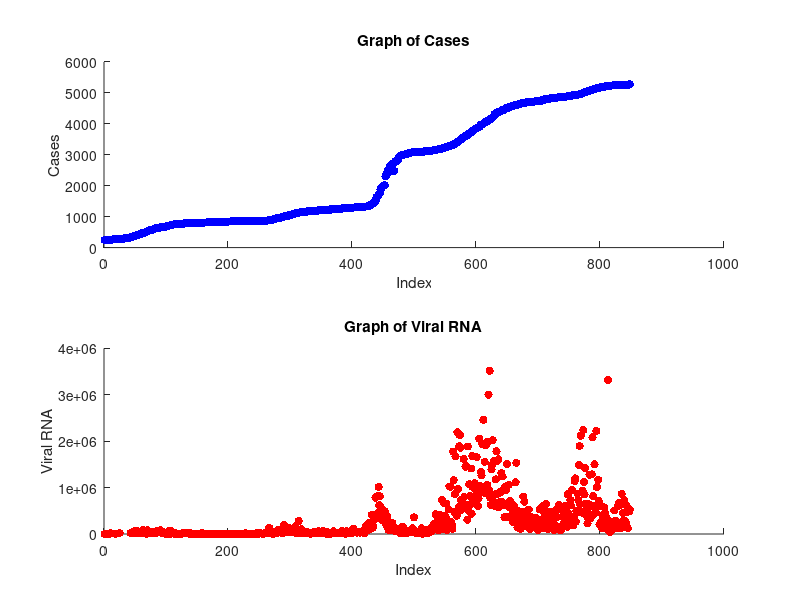

Source code (MATLAB):
%%
load('sanfrancisco.mat');   
sanfrancisco = flipud(sanfrancisco);
%%
% Extract the first and fourth columns
cases = sanfrancisco(:, 1);
viralRNA = sanfrancisco(:, 4);
indices = 1:length(cases); % Creating indices for x-axis

% Plotting the first graph for cases
figure;
subplot(2, 1, 1); % Create subplot 1
scatter(indices, cases, 'b', 'filled'); % Plot cases
ylabel('Cases'); % Label for y-axis
xlabel('Index'); % Label for x-axis
title('Graph of Cases');

% Plotting the second graph for viralRNA as dots
subplot(2, 1, 2); % Create subplot 2 
scatter(indices, viralRNA, 'r', 'filled'); % Plot viralRNA
ylabel('Viral RNA'); % Label for y-axis
xlabel('Index'); % Label for x-axis
title('Graph of Viral RNA');